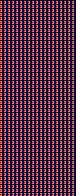

Tiled map render using the project's own tile images. Description and the whole map definition, tile-layer contents included, below:
An orthogonal 19x49 tile map with 4x4 px tiles, 1 tile layer (Capa de Patrones 1).

<map version="1.0" orientation="orthogonal" renderorder="right-down" width="19" height="49" tilewidth="4" tileheight="4" nextobjectid="1">
 <tileset firstgid="1" name="paleta_mapa" tilewidth="4" tileheight="4" tilecount="16" columns="4">
  <image source="paleta_mapa.png" width="16" height="16" />
 </tileset>
 <layer name="Capa de Patrones 1" width="19" height="49">
  <data encoding="csv">
4,4,4,4,4,4,4,4,4,4,4,4,4,4,4,4,4,4,4,
4,4,4,4,4,4,4,4,4,4,4,4,4,4,4,4,4,4,4,
4,4,4,4,4,4,4,4,4,4,4,4,4,4,4,4,4,4,4,
4,4,4,4,4,4,4,4,4,4,4,4,4,4,4,4,4,4,4,
4,4,4,4,4,4,4,4,4,4,4,4,4,4,4,4,4,4,4,
4,4,4,4,4,4,4,4,4,4,4,4,4,4,4,4,4,4,4,
4,4,4,4,4,4,4,4,4,4,4,4,4,4,4,4,4,4,4,
4,4,4,4,4,4,4,4,4,4,4,4,4,4,4,4,4,4,4,
4,4,4,4,4,4,4,4,4,4,4,4,4,4,4,4,4,4,4,
4,4,4,4,4,4,4,4,4,4,4,4,4,4,4,4,4,4,4,
4,4,4,4,4,4,4,4,4,4,4,4,4,4,4,4,4,4,4,
4,4,4,4,4,4,4,4,4,4,4,4,4,4,4,4,4,4,4,
4,4,4,4,4,4,4,4,4,4,4,4,4,4,4,4,4,4,4,
4,4,4,4,4,4,4,4,4,4,4,4,4,4,4,4,4,4,4,
4,4,4,4,4,4,4,4,4,4,4,4,4,4,4,4,4,4,4,
4,4,4,4,4,4,4,4,4,4,4,4,4,4,4,4,4,4,4,
4,4,4,4,4,4,4,4,4,4,4,4,4,4,4,4,4,4,4,
4,4,4,4,4,4,4,4,4,4,4,4,4,4,4,4,4,4,4,
4,4,4,4,4,4,4,4,4,4,4,4,4,4,4,4,4,4,4,
4,4,4,4,4,4,4,4,4,4,4,4,4,4,4,4,4,4,4,
4,4,4,4,4,4,4,4,4,4,4,4,4,4,4,4,4,4,4,
4,4,4,4,4,4,4,4,4,4,4,4,4,4,4,4,4,4,4,
4,4,4,4,4,4,4,4,4,4,4,4,4,4,4,4,4,4,4,
4,4,4,4,4,4,4,4,4,4,4,4,4,4,4,4,4,4,4,
4,4,4,4,4,4,4,4,4,4,4,4,4,4,4,4,4,4,4,
4,4,4,4,4,4,4,4,4,4,4,4,4,4,4,4,4,4,4,
4,4,4,4,4,4,4,4,4,4,4,4,4,4,4,4,4,4,4,
4,4,4,4,4,4,4,4,4,4,4,4,4,4,4,4,4,4,4,
4,4,4,4,4,4,4,4,4,4,4,4,4,4,4,4,4,4,4,
4,4,4,4,4,4,4,4,4,4,4,4,4,4,4,4,4,4,4,
4,4,4,4,4,4,4,4,4,4,4,4,4,4,4,4,4,4,4,
4,4,4,4,4,4,4,4,4,4,4,4,4,4,4,4,4,4,4,
4,4,4,4,4,4,4,4,4,4,4,4,4,4,4,4,4,4,4,
4,4,4,4,4,4,4,4,4,4,4,4,4,4,4,4,4,4,4,
4,4,4,4,4,4,4,4,4,4,4,4,4,4,4,4,4,4,4,
4,4,4,4,4,4,4,4,4,4,4,4,4,4,4,4,4,4,4,
4,4,4,4,4,4,4,4,4,4,4,4,4,4,4,4,4,4,4,
4,4,4,4,4,4,4,4,4,4,4,4,4,4,4,4,4,4,4,
4,4,4,4,4,4,4,4,4,4,4,4,4,4,4,4,4,4,4,
4,4,4,4,4,4,4,4,4,4,4,4,4,4,4,4,4,4,4,
4,4,4,4,4,4,4,4,4,4,4,4,4,4,4,4,4,4,4,
4,4,4,4,4,4,4,4,4,4,4,4,4,4,4,4,4,4,4,
4,4,4,4,4,4,4,4,4,4,4,4,4,4,4,4,4,4,4,
4,4,4,4,4,4,4,4,4,4,4,4,4,4,4,4,4,4,4,
4,4,4,4,4,4,4,4,4,4,4,4,4,4,4,4,4,4,4,
4,4,4,4,4,4,4,4,4,4,4,4,4,4,4,4,4,4,4,
4,4,4,4,4,4,4,4,4,4,4,4,4,4,4,4,4,4,4,
4,4,4,4,4,4,4,4,4,4,4,4,4,4,4,4,4,4,4,
4,4,4,4,4,4,4,4,4,4,4,4,4,4,4,4,4,4,4
</data>
 </layer>
</map>